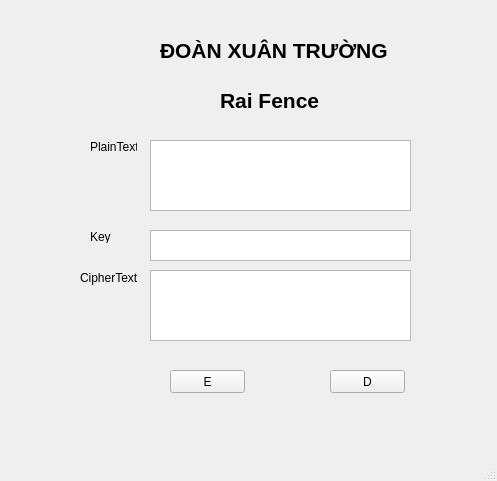
<?xml version="1.0" encoding="UTF-8"?>
<ui version="4.0">
 <class>MainWindow</class>
 <widget class="QMainWindow" name="MainWindow">
  <property name="geometry">
   <rect>
    <x>0</x>
    <y>0</y>
    <width>497</width>
    <height>481</height>
   </rect>
  </property>
  <property name="windowTitle">
   <string>MainWindow</string>
  </property>
  <widget class="QWidget" name="centralwidget">
   <widget class="QPushButton" name="btn_decrypt">
    <property name="geometry">
     <rect>
      <x>330</x>
      <y>370</y>
      <width>75</width>
      <height>23</height>
     </rect>
    </property>
    <property name="text">
     <string>D</string>
    </property>
   </widget>
   <widget class="QPushButton" name="btn_encrypt">
    <property name="geometry">
     <rect>
      <x>170</x>
      <y>370</y>
      <width>75</width>
      <height>23</height>
     </rect>
    </property>
    <property name="text">
     <string>E</string>
    </property>
   </widget>
   <widget class="QLabel" name="label_6">
    <property name="geometry">
     <rect>
      <x>160</x>
      <y>30</y>
      <width>241</width>
      <height>41</height>
     </rect>
    </property>
    <property name="font">
     <font>
      <pointsize>16</pointsize>
      <weight>75</weight>
      <bold>true</bold>
     </font>
    </property>
    <property name="text">
     <string>ĐOÀN XUÂN TRƯỜNG</string>
    </property>
   </widget>
   <widget class="QLabel" name="label_3">
    <property name="geometry">
     <rect>
      <x>80</x>
      <y>270</y>
      <width>61</width>
      <height>16</height>
     </rect>
    </property>
    <property name="text">
     <string>CipherText</string>
    </property>
   </widget>
   <widget class="QPlainTextEdit" name="txt_plain_text">
    <property name="geometry">
     <rect>
      <x>150</x>
      <y>140</y>
      <width>261</width>
      <height>71</height>
     </rect>
    </property>
   </widget>
   <widget class="QLabel" name="label_2">
    <property name="geometry">
     <rect>
      <x>90</x>
      <y>140</y>
      <width>47</width>
      <height>13</height>
     </rect>
    </property>
    <property name="text">
     <string>PlainText</string>
    </property>
   </widget>
   <widget class="QPlainTextEdit" name="txt_cipher_text">
    <property name="geometry">
     <rect>
      <x>150</x>
      <y>270</y>
      <width>261</width>
      <height>71</height>
     </rect>
    </property>
   </widget>
   <widget class="QPlainTextEdit" name="key">
    <property name="geometry">
     <rect>
      <x>150</x>
      <y>230</y>
      <width>261</width>
      <height>31</height>
     </rect>
    </property>
   </widget>
   <widget class="QLabel" name="label_4">
    <property name="geometry">
     <rect>
      <x>90</x>
      <y>230</y>
      <width>47</width>
      <height>13</height>
     </rect>
    </property>
    <property name="text">
     <string>Key</string>
    </property>
   </widget>
   <widget class="QLabel" name="label">
    <property name="geometry">
     <rect>
      <x>220</x>
      <y>80</y>
      <width>121</width>
      <height>41</height>
     </rect>
    </property>
    <property name="font">
     <font>
      <pointsize>16</pointsize>
      <weight>75</weight>
      <bold>true</bold>
     </font>
    </property>
    <property name="text">
     <string>Rai Fence</string>
    </property>
   </widget>
  </widget>
  <widget class="QMenuBar" name="menubar">
   <property name="geometry">
    <rect>
     <x>0</x>
     <y>0</y>
     <width>497</width>
     <height>21</height>
    </rect>
   </property>
  </widget>
  <widget class="QStatusBar" name="statusbar"/>
 </widget>
 <resources/>
 <connections/>
</ui>
